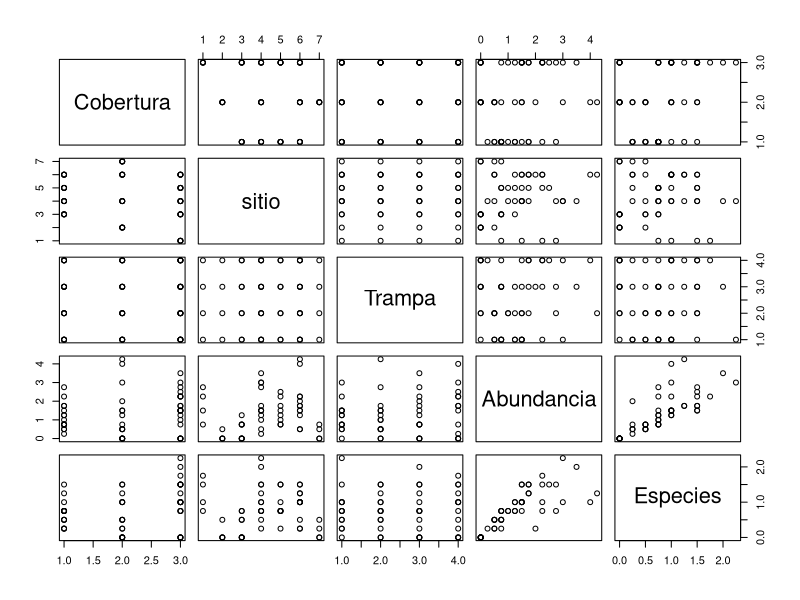
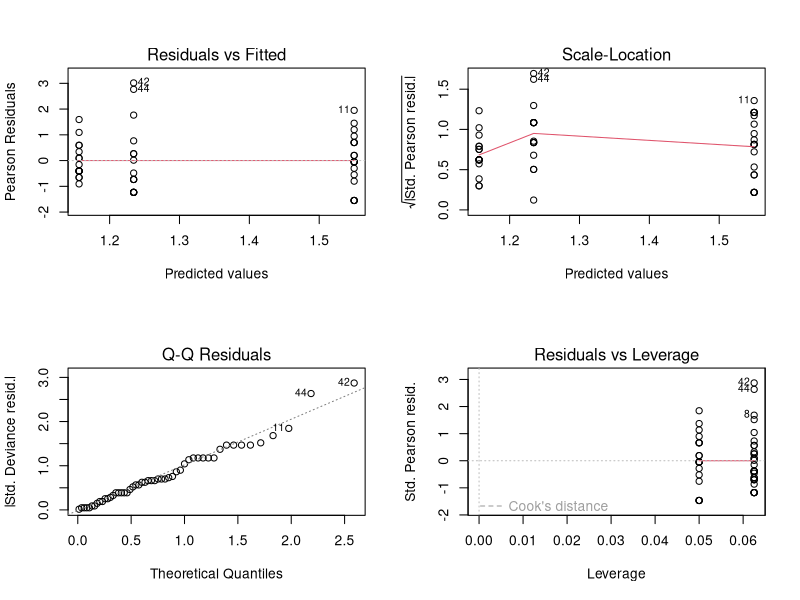
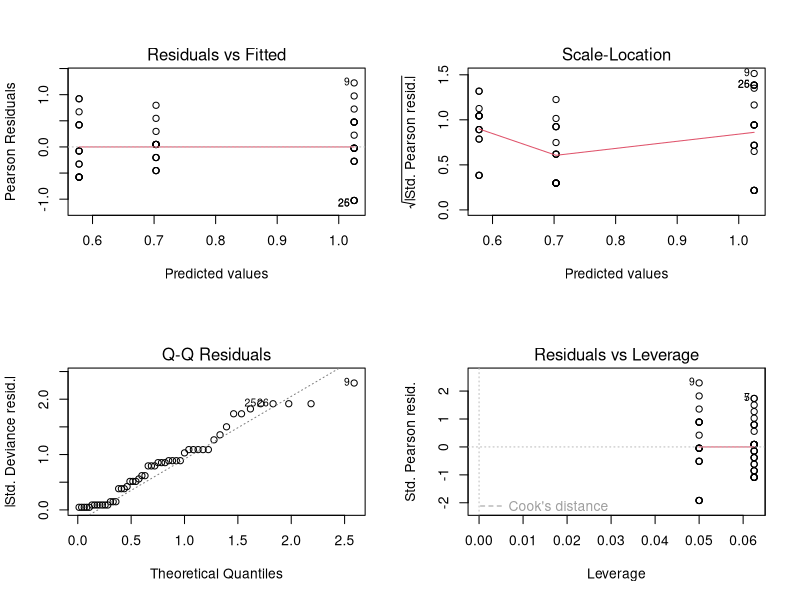

Recreate these plots in R, in order. (Note: this script raises an error after producing the figures.)
library(multcomp) # Simultaneous Inference in General Parametric Models CRAN v1.4-25
library(lme4) # Linear Mixed-Effects Models using 'Eigen' and S4 CRAN v1.1-35.2
library(lmtest) # Testing Linear Regression Models CRAN v0.9-40

# Read data
o <- read.csv("GLM_Copros.csv", header = T, sep = ";")
o <- read.csv("GLM_Mariposas.csv", header = T, sep = ";")
o <- read.csv("GLM_Abejas.csv", header = T, sep = ";")

# Factor sitios
o$Cobertura <- as.factor(o$Cobertura)

## Análisis previo
par(mfrow=c(2,4))
print(summary(o))
plot(o)

# Abundacia --------------------------------------------------------------
Ind <- glm(Abundancia ~ Cobertura, family = gaussian(), data = o)
print(summary(Ind))
par(mfcol = c(2, 2))
plot(Ind)

anvInd <- anova(Ind, test = "Chisq")
print(anvInd)
summary(anvInd)

tukInd <- glht(Ind, linfct = mcp(Cobertura = "Tukey"))
summary(tukInd)

# Especies ----------------------------------------------------------------
Esp <- glm(Especies ~ Cobertura, family = gaussian(), data = o)
print(summary(Esp))
par(mfcol = c(2, 2))
plot(Esp)

anvEsp <- anova(Esp, test = "Chisq")
print(anvEsp)
summary(anvEsp)

tukEsp <- glht(Esp, linfct = mcp(Cobertura = "Tukey"))
summary(tukEsp)

# Longitud ----------------------------------------------------------------
Lon <- glm(Longitud ~ Cobertura, family = gaussian(), data = o)
print(summary(Lon))
par(mfcol = c(2, 2))
plot(Lon)

anvLon <- anova(Lon, test = "Chisq")
print(anvLon)
summary(anvLon)

tukLon <- glht(Lon, linfct = mcp(Cobertura = "Tukey"))
summary(tukLon)

# Biomasa ---------------------------------------------------------------
Biom <- glm(Biomasa ~ Cobertura, family = gaussian(), data = o)
print(summary(Biom))
par(mfcol = c(2, 2))
plot(Biom)

anvBiom <- anova(Biom, test = "Chisq")
print(anvBiom)
summary(anvBiom)

tukBiom <- glht(Biom, linfct = mcp(Cobertura = "Tukey"))
summary(tukBiom)
